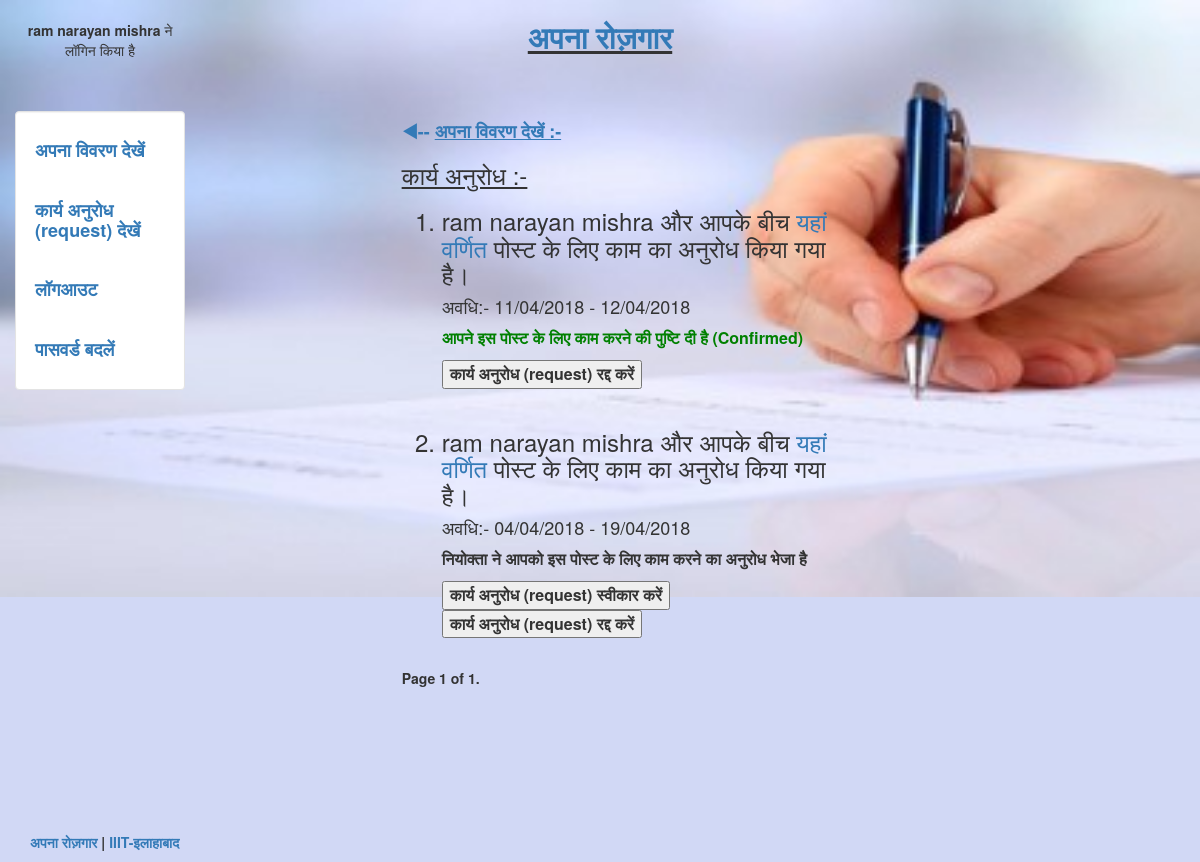
The page /workrequest (signed in) on the database its author committed.
### search/models.py (models this page shows)
class Status(models.Model):
	status_id=models.AutoField(primary_key=True)
	post_id=models.IntegerField(blank = True, null = True)
	user_id=models.IntegerField(blank = True, null = True)
	hirer = models.CharField(max_length = 100,blank = True, null = True)
	worker = models.CharField(max_length = 100,blank = True, null = True)
	userhirer = models.CharField(max_length = 100,blank = True, null = True)
	userworker = models.CharField(max_length = 100,blank = True, null = True)
	hirer_status = models.IntegerField(blank = True, null = True)
	worker_status = models.IntegerField(blank = True, null = True)
	confirm=models.CharField(max_length = 2,blank = True, null = True)
	temp=models.CharField(max_length = 2,blank = True, null = True)
	start_date = models.DateField(blank = True, null = True)
	end_date = models.DateField(blank = True, null = True)
	done=models.CharField(max_length = 2,blank = True, null = True)

### login/views.py (the view, shortened to what this page needs)
# urls.py: url(r'^workrequest',workrequest,name = 'workrequest'),
def workrequest(request):
	if request.method=="POST" and ('hhire' in request.POST or 'hchire' in request.POST ):
		post_id=request.POST.get('post_id')
		user_id=request.POST.get('user_id')
		start_date=request.POST.get('start_date')
		end_date=request.POST.get('end_date')
		page=request.POST.get('page')
		pq=Status.objects.filter(post_id=post_id,user_id=user_id)
		warn=""
		if len(pq)!=0:
			for pqr in pq:
				if 'hhire' in request.POST :
					r=Status.objects.filter(user_id=user_id,confirm='a')
					p=r.filter(Q(start_date__lte=end_date,start_date__gte=start_date)|Q(end_date__lte=end_date,end_date__gte=start_date))
					if len(p)==0:
						pqr.hirer_status=user_id
						pqr.confirm='a'
						pqr.save()
					else:
						warn="अब मजदूर इस तिथि पर उपलब्ध नहीं है।"
				if 'hchire' in request.POST :
					pqr.delete()
		data=Status.objects.filter(userhirer=request.user.username)
		for select in data:
			if select.worker_status==select.post_id and select.hirer_status==select.user_id:
				select.temp='a'
				select.save()
			elif select.worker_status==select.post_id:
				select.temp='c'
				select.save()
			elif select.hirer_status==select.user_id:
				select.temp='b'
				select.save()
			else:
				select.temp='d'
				select.save()
		if len(data)==0:
			warn="वर्तमान में आपके लिए कोई अनुरोध नहीं है।"
		pag = Paginator(data,3)
		p = pag.page(int(page))
		return render(request,'search/workrequest.html',{'data':p,'warn':warn})
	else:
		value=LoginAs.objects.get(username=request.user.username)
		if value.loginas=="worker":
			data=Status.objects.filter(userworker=request.user.username)
			for select in data:
				if select.worker_status==select.post_id and select.hirer_status==select.user_id:
					select.temp='a'
					select.save()
				elif select.worker_status==select.post_id:
					select.temp='b'
					select.save()
				elif select.hirer_status==select.user_id:
					select.temp='c'
					select.save()
				else:
					select.temp='d'
					select.save()
			warn=""
			if len(data)==0:
				warn="वर्तमान में आपके लिए कोई अनुरोध नहीं है।"
			pag = Paginator(data,3)
			page = request.GET.get('page',None)
			if not page:
				page='1'
			p = pag.page(int(page))
			return render(request,'worker/workrequest.html',{'data':p,'warn':warn})

### worker/templates/worker/workrequest.html (shortened to what this page needs)
{% extends "login/header.html" %}
{% block content %}
<div class ='col-sm-6 col-sm-offset-2'>
  <link rel="stylesheet" href="https://cdnjs.cloudflare.com/ajax/libs/font-awesome/4.7.0/css/font-awesome.min.css">
  <h4><b><a href='/view'>&#9664;-- <u>अपना विवरण देखें :-</u></a></li></b></h4>
     <h3><u>कार्य अनुरोध :-</u></h3>
    <ol>
     {% for data1 in data %}
     <h3><li>{{data1.hirer}} और आपके बीच <a href="/detailpost/?data={{data1.post_id}}">यहां वर्णित </a>पोस्ट के लिए काम का अनुरोध किया गया है।</li></h3>
     <h4> अवधि:- {{data1.start_date|date:"d/m/20y"}} - {{data1.end_date|date:"d/m/20y"}}</h4>
     <form method="POST" action="/workrequest">
     <font size = 3.5>
     {%if "a" in data1.temp %}
     <font color = "green"><p><b>आपने इस पोस्ट के लिए काम करने की पुष्टि दी है (Confirmed)</b></p></font>
     <b><button type="submit" name = 'wchire' >कार्य अनुरोध (request) रद्द करें</button>
     {%endif%}
    {%if "c" in data1.temp %}
    <p><b>नियोक्ता ने आपको इस पोस्ट के लिए काम करने का अनुरोध भेजा है</b></p>
     <b><button type="submit" name = 'whire' >कार्य अनुरोध (request) स्वीकार करें</button>
      <b><button type="submit" name = 'wchire' >कार्य अनुरोध (request) रद्द करें</button>
    {%endif%}
   </b>
 </font>
  </form>
     <br>
     {% endfor %}
   </ol>
     <b>
  <div class="pagination">
    <span class="step-links">
        <span class="current">
            Page {{ data.number }} of {{ data.paginator.num_pages }}.
        </span>
    </span>
</div>
  <b>
</div>
{% endblock %}

### login/templates/login/header.html (shortened to what this page needs)
<!DOCTYPE html>
<html lang="en">
 <head>
   {% load staticfiles %}
   <link rel="stylesheet" href="{% static 'login/css/bootstrap.min.css' %}" type = "text/css"/>
   <link rel="stylesheet" href="{% static 'login/css/new.css' %}" type = "text/css"/>
  </head>
<body class="body" style="background-color:#D1D8F5">
  <img  class = 'bg' src = "{% static 'login/img/img2.jpg' %}">
	<div class="container-fluid" style="min-height:94% ">
		<div class="row">
			  <div class="col-sm-2">
				<br>
				  <center>
					{% if request.user.username %}
				  	<p><b> {{request.user.first_name}}</b> ने लॉगिन किया है</p>
					{% endif %}
				  </center>
			  </div>
			    <div class="col-sm-8">
				  <center>
				  <h2><b><u><a href="/about">अपना रोज़गार</a></b></u></h2>
				  </center>
			    </div>
		</div>
		<div class="row">
		  <div class="col-sm-2">
			<div class="well bs-sidebar" id="sidebar" style="background-color:#fff">
			  <ul class="nav nav-pills nav-stacked">
			  	{% if request.user.username %}
			  	<h4><b><li><a href = '/view'>अपना विवरण देखें</a></li></b></h4><br>
			  	<h4><b><li><a href = '/workrequest'>कार्य अनुरोध (request) देखें</a></li></b></h4><br>
			  	<h4><b><li><a href='/logout'>लॉगआउट</a></li></b></h4><br>
                <h4><b> <li><a href = '/change_password'>पासवर्ड बदलें</a></li></b></h4>
			  	{%else%}
				<h4><b><li><a href='/login'>लॉग इन करें</a></li></b></h4><br>
				<h4><b><li><a href='/register'>रजिस्टर करे</a></li></b></h4><br>
                                <h4><b><li><a href='/forgot_password'>पासवर्ड भूल गए?</a></li></b></h4>
				{%endif%}
			  </ul>
			</div>
		  </div>
		  <div class="col-sm-10">
			<div class='container-fluid'>
			   {% block content %}
			   {% endblock %}
			</div>
		  </div>
		</div>
	</div>
  <br>
  <br>
	  <footer>
         <br>
         <br>
		<div class="container-fluid" style='margin-left:15px'>
			<p><a href="/about" target="blank">अपना रोज़गार</a> | <a href="https://www.iiita.ac.in/" target="blank">IIIT-इलाहाबाद</a></p>
		</div>
	  </footer>
</body>
</html>

### login/templates/login/header.html (style rules this page uses)
html, body { height:100% }
.bg { position: absolute; width: 100%; z-index: 0; }

### rows shown on the page
Status: hirer "ram narayan mishra", start_date "11/04/2018", end_date "12/04/2018", shows "आपने इस पोस्ट के लिए काम करने की पुष्टि दी है (Confirmed)", temp "कार्य अनुरोध (request) रद्द करें"
Status: hirer "ram narayan mishra", start_date "04/04/2018", end_date "19/04/2018", shows "नियोक्ता ने आपको इस पोस्ट के लिए काम करने का अनुरोध भेजा है", temp "कार्य अनुरोध (request) स्वीकार करें"

### other values the page prints
{{ request.user.first_name }} "ram narayan mishra"
{{ data.number }} "1"
{{ data.paginator.num_pages }} "1"
